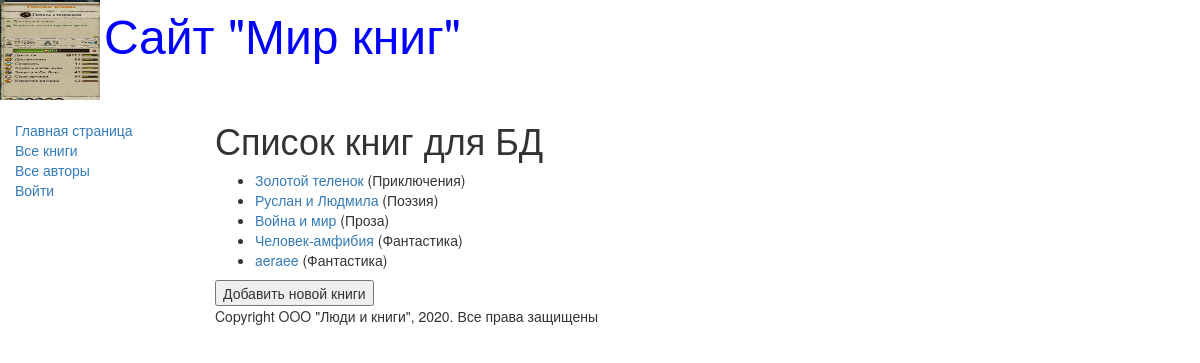
/catalog/books/, run on an earlier commit of the app's database.
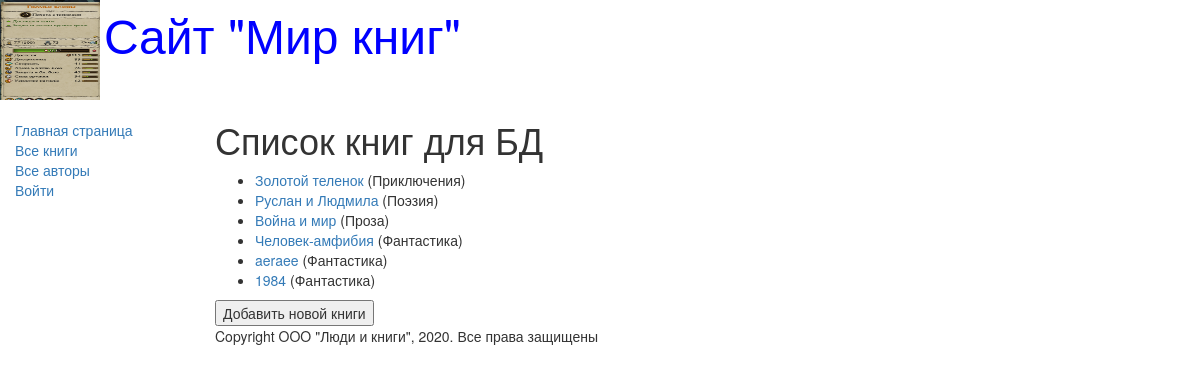
And on a later commit of the database.
### catalog/models.py (models this page shows, shortened)
class Genre(models.Model):
    name = models.CharField(max_length=200,
                            help_text='Введите жанр книги',
                            verbose_name='Жанр книги')
    def __str__(self):
        return self.name

class Book(models.Model):
    title = models.CharField(max_length=200,
                             help_text='Введите названия книги',
                             verbose_name='Название книги')
    genre = models.ForeignKey('Genre', on_delete=models.CASCADE,
                              help_text='Выберите жанр книги',
                              verbose_name='Жанр книги', null=True)
    language = models.ForeignKey('Language', on_delete=models.CASCADE,
                                 help_text='Выберите язык книги',
                                 verbose_name='Язык книги', null=True)
    author = models.ManyToManyField('Author',
                                    help_text='Выберите автора книги',
                                    verbose_name='Автор книги')
    summary = models.TextField(max_length=1000,
                               help_text='Введите краткое описание книги',
                               verbose_name='Аннотация книг')
    isbn = models.CharField(max_length=13,
                            help_text='Должно содержать 13 символов',
                            verbose_name='ISBN книги')
    def display_author(self):
        return ", ".join([author.last_name for author in self.author.all()])
    display_author.short_description = 'Авторы'

### catalog/views.py (the view)
# urls.py: path('books/', BookListView.as_view(), name='books'),
class BookListView(APIView):
    renderer_classes = [TemplateHTMLRenderer]
    template_name = 'book_list.html'
    def get(self, request: None) -> Response:
        book_list = Book.objects.all()
        return Response({'book_list': BookListSerializer(book_list, many=True).data})

### catalog/templates/book_list.html (shortened to what this page needs)
{% extends "base_generic.html" %}
{% block content %}
    <h1>Список книг для БД</h1>
    {% if book_list %}
    <ul>
      {% for book in book_list %}
        <li>
          <a href="{% url 'catalog:book-detail' book.id %}">
              {{ book.title }}</a>
             ({{book.genre}})
        </li>
      {% endfor %}
    </ul>
    {% else %}
      <p>В базе данных нет книг</p>
    {% endif %}
<form method="get" action="{% url 'catalog:book_add' %}">
    <button type="submit">Добавить новой книги</button>
</form>
{% endblock %}

What changed in the data, as far as the page shows it:
added Book: title "1984"
Also different on the page:
new list line: "Фантастика"
